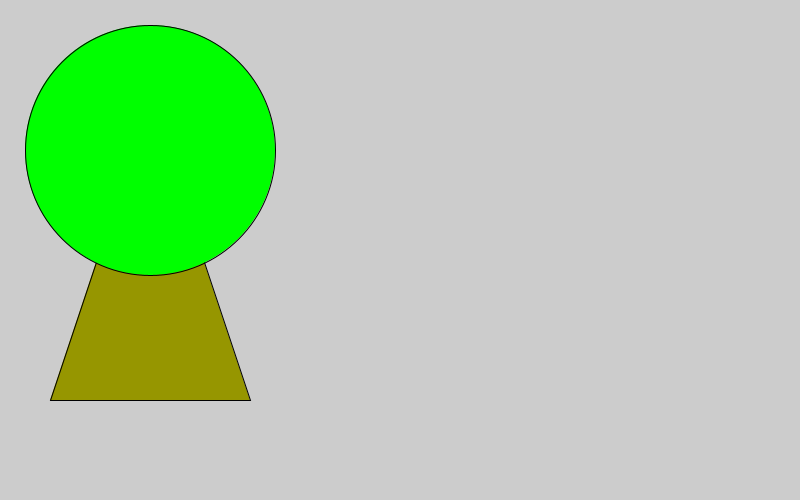
Frame 1 (no input)
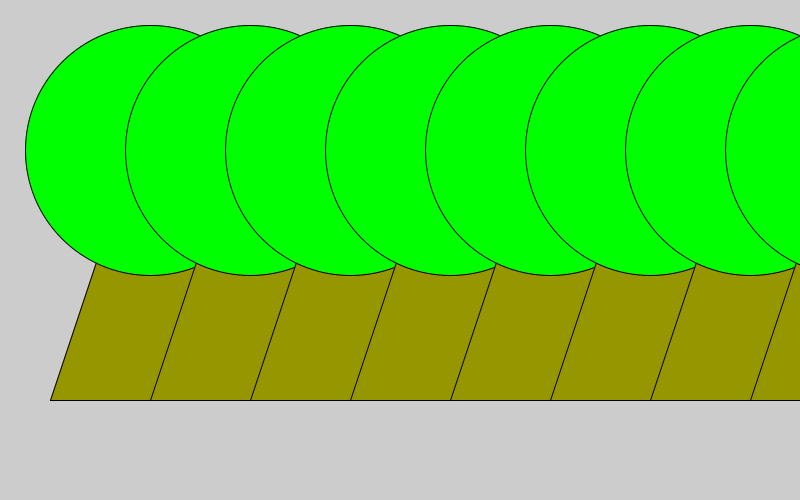
Frame 60 (the mouse pressed at the canvas centre just before this capture)
Frame 120 (the mouse held since frame 60 and released just before this capture): identical to frame 60, image omitted

The Processing sketch that drew these frames (run headless with seeded random() and noise(); from frame 60 on, the mouse is pressed at the canvas centre):

// Processing sketch: Hoofdstuk_9_10_Verdieping
// ── Hoofdstuk_9_10_Verdieping.pde
int treeleaves = 150;
int angle1 = 50;
int angle2 = 150;
int angle3 = 250;
int angle4 = 400;
int angle5 = 400;
int angle6 = 100;
void setup(){
size(800,500);
}

void draw(){
for(int e = 3; e <= 3; e++){
 println("a tree spawned!");
fill(150,150,0);
triangle(angle3,angle4,angle1,angle5,angle2,angle6);
fill(0,255,0);
ellipse(treeleaves,150,250,250);

treeleaves +=100;
angle1 +=100;
angle2 +=100;
angle3 +=100;
}
}
